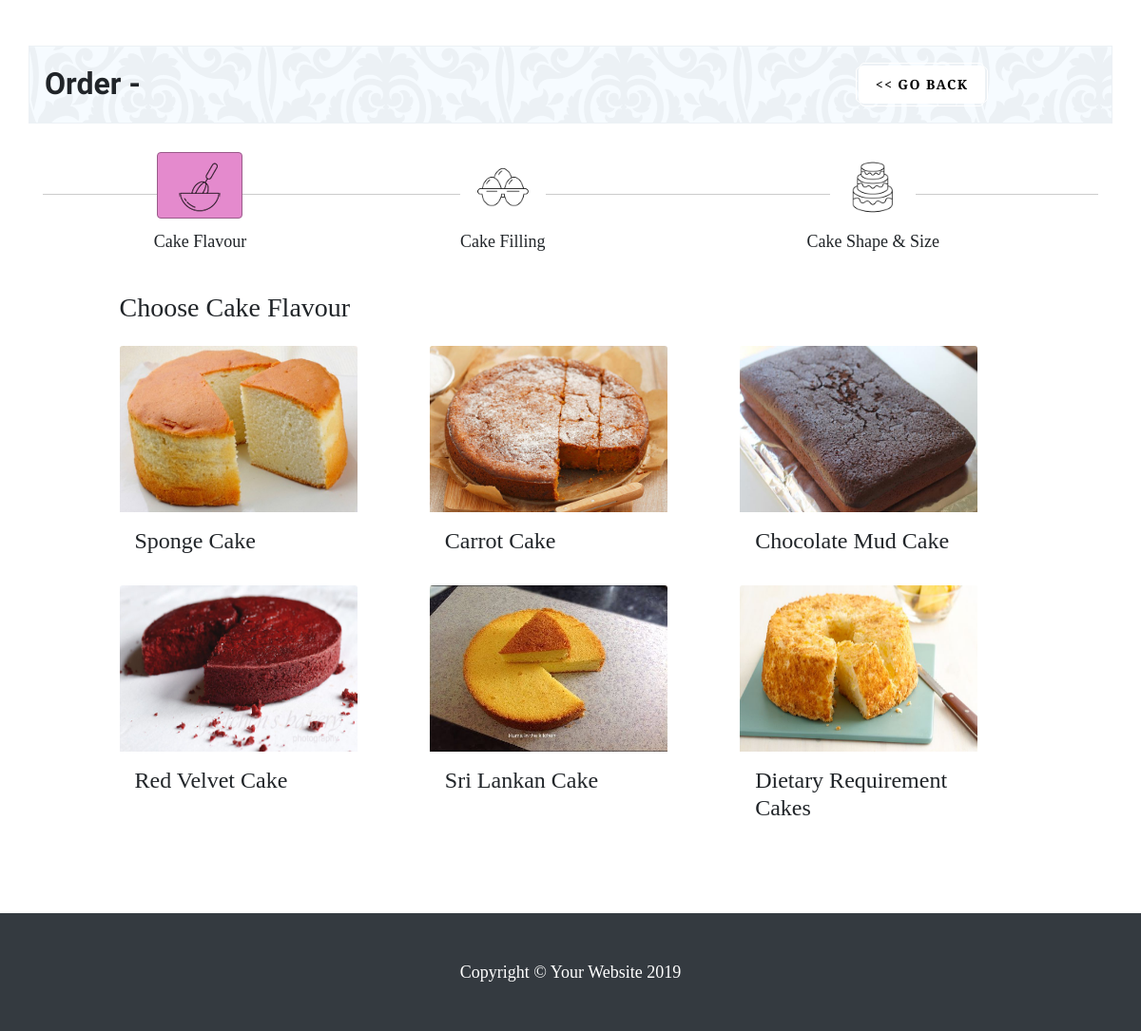
Page /order-design.1.php on the committed database.
### tables this page shows
CREATE TABLE `flavours` (
  `id` int(10) UNSIGNED NOT NULL,
  `parent_id` int(10) DEFAULT NULL,
  `name` varchar(100) NOT NULL,
  `slug` varchar(100) NOT NULL,
  `image` varchar(100) NOT NULL,
  `created_at` timestamp NOT NULL DEFAULT CURRENT_TIMESTAMP ON UPDATE CURRENT_TIMESTAMP
);

### inc/class.crud.php (called while the page is built, shortened)
<?php
    include_once 'config.php';
    class Flavour
    {
        public function __construct()
        {
            try {
                $this->con = new Database();
                $this->con = $this->con->dbConnection();
            } catch (Exception $e) {
                die("Error:" . $e->getMessage());
            }
        }
        function viewParentFlavours() {
            $sql = "SELECT * FROM flavours WHERE parent_id IS NULL";
            $stmt = $this->con->query($sql);
            $results = $stmt->fetchAll(PDO::FETCH_ASSOC);
            if ($results) {
                return $results;
            }
        }
    }

### inc/config.php (called while the page is built, shortened)
<?php
class Database
{
    private $host = "localhost";
    private $db_name = "dct";
	private $username = "root";
    private $password = "";
    public function dbConnection()
	{
	    $this->conn = null;
        try
		{
            $this->conn = new PDO("mysql:host=" . $this->host . ";dbname=" . $this->db_name, $this->username, $this->password);
			$this->conn->setAttribute(PDO::ATTR_ERRMODE, PDO::ERRMODE_EXCEPTION);
        }
		catch(PDOException $exception)
		{
            echo "Connection error: " . $exception->getMessage();
        }
        return $this->conn;
    }
}
?>

### order-design.1.php (the view, shortened to what this page needs)
<?php
	require_once 'inc/config.php';
	require_once 'inc/class.crud.php';
	$products = new Product();
	$product_details = $products->viewProductInfo($_GET['product_id']);
	extract($product_details);
	$flavours = new Flavour();
	$flavour_details = $flavours->viewParentFlavours();
?>
<!DOCTYPE html>
<html lang="en">
<head>
	<?php include('layout-header.php');?>
	<link rel="stylesheet" href="vendor/slick/slick/slick.css">
	<link rel="stylesheet" href="vendor/lightGallery-master/dist/css/lightgallery.min.css">
	<link rel="stylesheet" href="vendor/step-wizard/css/step-wizard.css">
</head>
<body>
	<div class="container cake-designs my-5" id="order-design">
		<div class="row">
			<div class="col-lg-9">
				<h1>Order - <?php echo $name; ?></h1>
			</div>
			<div class="col-lg-3">
				<a href="javascript:history.go(-1)" class="btn main-btn"><< GO BACK</a>
			</div>
		</div>
	</div>
	<div class="container my-5">
		<div class="stepwizard">
			<div class="stepwizard-row setup-panel">
				<div class="stepwizard-step">
					<a href="#step-1" type="button" class="btn btn-primary stepwizard-btn">
						<img src="img/step-1b.png" alt="">
					</a>
					<p> Cake Flavour</p>
				</div>
				<div class="stepwizard-step">
					<a href="#step-2" type="button" class="btn btn-default btn-circle stepwizard-btn disabled">
						<img src="img/step-2b.png" alt="">
					</a>
					<p> Cake Filling</p>
				</div>
				<div class="stepwizard-step">
					<a href="#step-3" type="button" class="btn btn-default btn-circle stepwizard-btn disabled">
						<img src="img/step-3b.png" alt="">
					</a>
					<p> Cake Shape & Size</p>
				</div>
			</div>
		</div>
		<div class="row">
			<div class="col-lg-11 mx-auto d-block px-5 py-3">
				<form role="form" id="order-design-form" class="cake-flavours" action="submit.php">
					<div class="setup-content" id="step-1">
						<div class="row">
							<div class="col-lg-12 pb-3">
								<h3>Choose Cake Flavour</h3>
							</div>
						</div>
						<div class="row">
						<?php foreach ($flavour_details as $row) { ?>
							<div class="col-lg-4 mb-4">
								<label class="img-label">
									<img class="card-img-top img-fluid" src="img/cake-flavours/<?php echo $row['image'];?>" alt="" style="width: 250px;height: 175px;">
									<h4 class="px-3 pt-3 m-0"><?php echo $row['name'];?></h4>
								</label>
							</div>
						<?php } ?>
						</div>
					</div>
				</form>
			</div>
		</div>
	</div>
	<?php include('footer.php'); ?>
</body>
</html>

### css/style.css (style rules this page uses)
body { padding-top: 0px !important; font-family: 'EB Garamond', serif; }
h1 { font-family: 'Dancing Script', cursive; font-weight: 700; line-height: 46px; font-size: 42px; margin: 0 0 23px 0; }
p { font-family: 'EB Garamond', serif; font-size: 18px; line-height: 28px; margin: 0 0 23px 0; }
h4 { font-size: 1.5rem; }
a { text-decoration: none; }
.main-btn { -webkit-backface-visibility: hidden; position: relative; border-radius: 5px; text-align: center; stroke: #fff; color: #000; font-family: 'EB Garamond', serif; font-size: 14px; font-weight: bold; text-transform: uppercase; -webkit-transition: background 250ms linear; transition: background 250ms linear; z-index: 1; display: inline-block; margin: 4px; background: #FFF; padding: .6em 1.2em; letter-spacing: .1em; }
.main-btn:before { -webkit-transition: 250ms linear; transition: 250ms linear; -webkit-backface-visibility: hidden; content: ''; position: absolute; left: 0; top: 0; z-index: 1; width: 100%; height: 100%; z-index: 1; border: 1px solid #FFF; border-radius: 5px; width: calc(100% + 8px); -webkit-transform: translate(-4px, 0); -moz-transform: translate(-4px, 0); -ms-transform: translate(-4px, 0); -o-transform: translate(-4px, 0); transform: translate(-4px, 0); }
.main-btn:after { -webkit-transition: 250ms linear; transition: 250ms linear; -webkit-backface-visibility: hidden; content: ''; position: absolute; left: 0; top: 0; z-index: 1; width: 100%; height: 100%; z-index: 1; border: 1px solid #FFF; border-radius: 5px; height: calc(100% + 8px); -webkit-transform: translate(0, -4px); -moz-transform: translate(0, -4px); -ms-transform: translate(0, -4px); -o-transform: translate(0, -4px); transform: translate(0, -4px); }
.cake-designs { background: #f6fbff url('../img/cake-bg-small.png'); margin-top: 45px; padding-top: 1px; padding: 1rem; border: 1px solid #ecf1f5; }
.cake-designs h1 { font-size: 2rem; margin-bottom: 0; }
.cake-flavours .img-label [type=radio] + img { cursor: pointer; }
#order-design { padding: 1rem; }
#order-design h1 { font-size: 2rem; margin: 0; }

### rows in the picture
flavours: image (picture), name "Sponge Cake"
flavours: image (picture), name "Carrot Cake"
flavours: image (picture), name "Chocolate Mud Cake"
flavours: image (picture), name "Red Velvet Cake"
flavours: image (picture), name "Sri Lankan Cake"
flavours: image (picture), name "Dietary Requirement Cakes"
